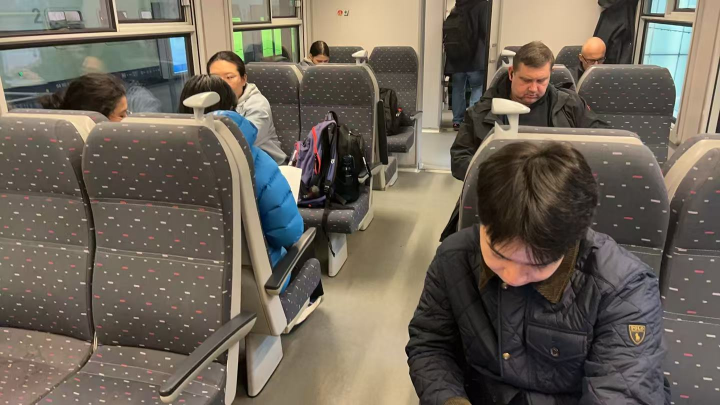
#> input picture 5.17ppt整理/02_图片素材/备用图片_插入photos/火车实验环境1.jpg, 1440 x 810 px, found by its file name (shown at 1/2 size)
$ python anon_train_images.py
#> lines starting #> are read from the running program, lines starting #| are printed output that depends on the picture
from pathlib import Path

from PIL import Image, ImageFilter


BASE = Path(__file__).resolve().parents[2]
SRC = BASE / "插入photos"
OUT = Path(__file__).resolve().parent / "images"


def blur_regions(src_name, out_name, boxes):
#> called with src_name = '火车实验环境1.jpg', out_name = 'c6_train_environment_1_anon.jpg'
    im = Image.open(SRC / src_name).convert("RGB")
#> im is the input picture: PIL image 1440x810 RGB; mean R, G, B 109.5, 100.8, 88.8
    for box in boxes:
        crop = im.crop(box)
        crop = crop.filter(ImageFilter.GaussianBlur(radius=42))
        crop = crop.filter(ImageFilter.GaussianBlur(radius=24))
        im.paste(crop, box)
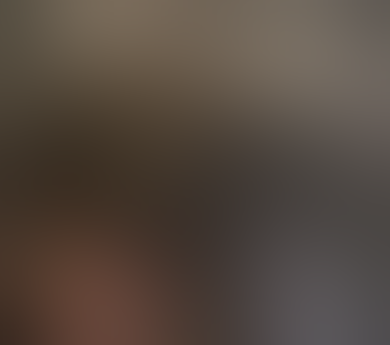
#> crop: PIL image 390x345 RGB; mean R, G, B 84.9, 73, 63.9
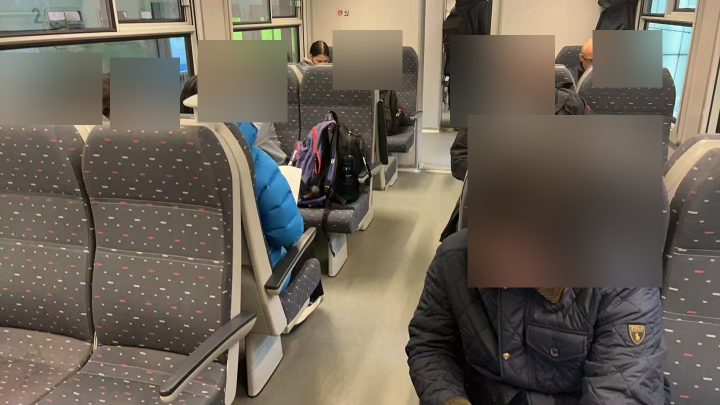
#> im: PIL image 1440x810 RGB (shown at 1/2 size); mean R, G, B 109.4, 100.9, 88.9
    dst = OUT / out_name
    im.save(dst, quality=92, optimize=True)
    print(f"{dst.name}: {im.size[0]}x{im.size[1]}, {dst.stat().st_size} bytes")
#| c6_train_environment_1_anon.jpg: 1440x810, 150305 bytes


blur_regions(
    "火车实验环境1.jpg",
    "c6_train_environment_1_anon.jpg",
    [
        (0, 105, 205, 250),
        (220, 115, 360, 260),
        (395, 80, 575, 245),
        (665, 60, 805, 180),
        (900, 70, 1110, 255),
        (1185, 60, 1325, 175),
        (935, 230, 1325, 575),
    ],
)

blur_regions(
    "火车实验环境2.jpg",
    "c6_train_environment_2_anon.jpg",
    [
        (235, 235, 610, 665),
        (1000, 125, 1385, 575),
    ],
)
#> call 2 of blur_regions, with src_name = '火车实验环境2.jpg', out_name = 'c6_train_environment_2_anon.jpg'
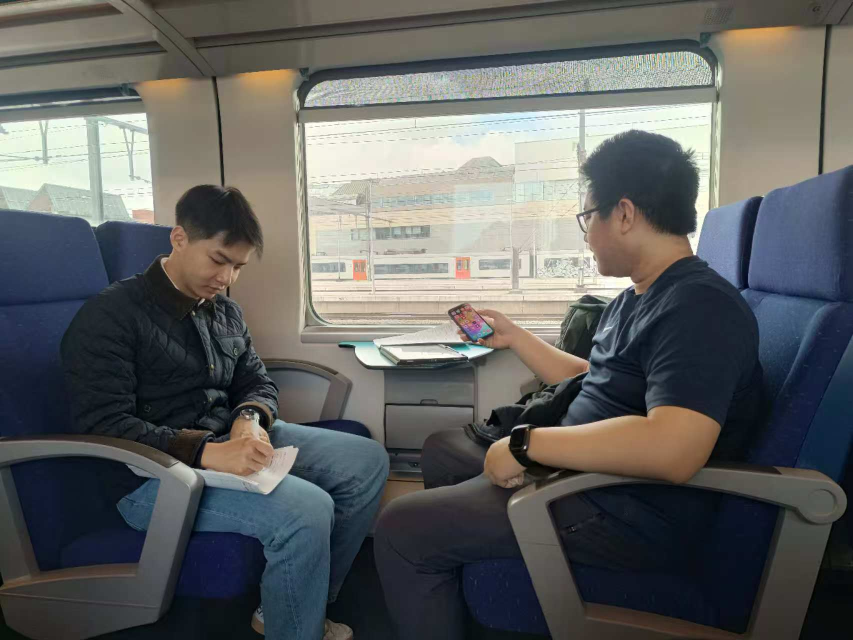
#> input picture 5.17ppt整理/02_图片素材/备用图片_插入photos/火车实验环境2.jpg, 1706 x 1280 px, found by its file name (shown at 1/2 size)
#> in blur_regions, im is the input picture: PIL image 1706x1280 RGB; mean R, G, B 95.3, 96.7, 95.8
#> the loop in blur_regions (call 2), `for box in boxes:` made 2 passes
#> pass 1, in blur_regions (call 2), `crop = im.crop(box)`:
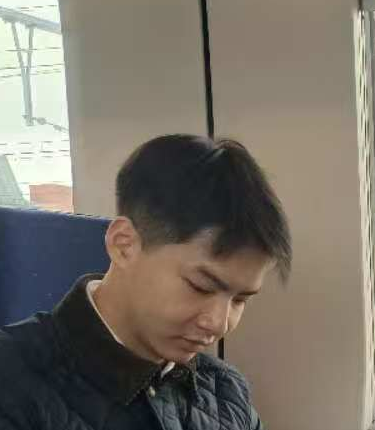
#> crop: PIL image 375x430 RGB; mean R, G, B 119.1, 112.2, 102.4
#> pass 1, in blur_regions (call 2), `crop = crop.filter(ImageFilter.GaussianBlur(radius=42))`:
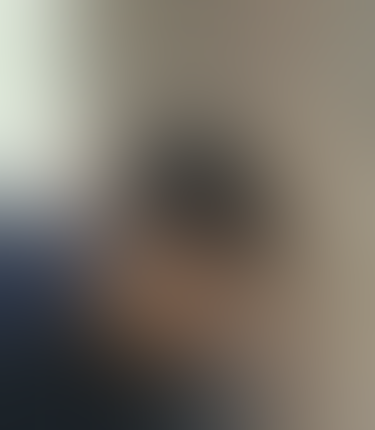
#> crop: PIL image 375x430 RGB; mean R, G, B 118.4, 111.9, 102.1
#> after the loop in blur_regions (call 2), `for box in boxes:`:
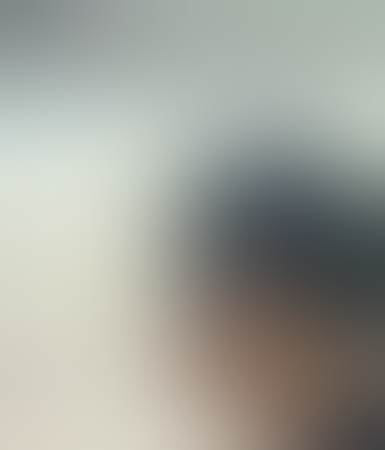
#> crop: PIL image 385x450 RGB; mean R, G, B 161.1, 162.5, 154.9
#> after the loop in blur_regions (call 2), `for box in boxes:`:
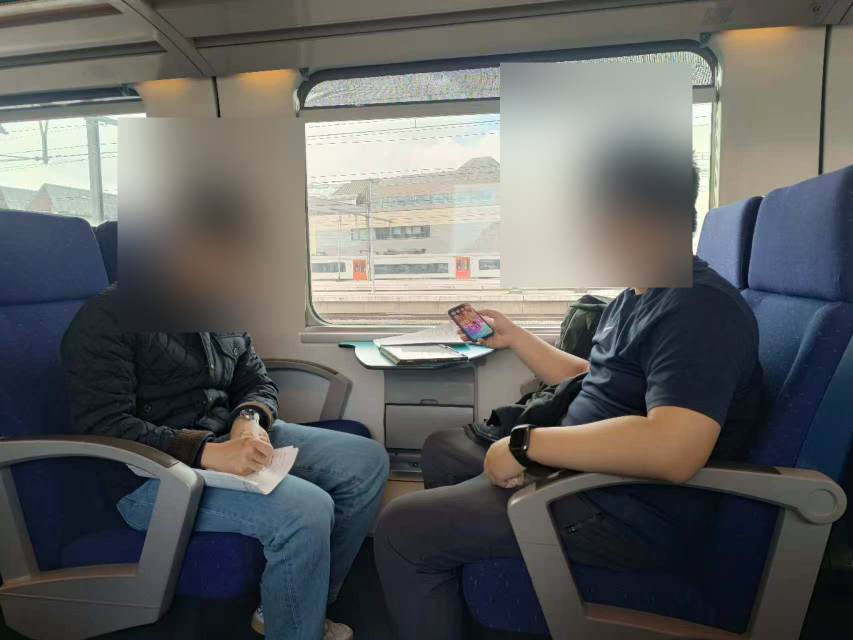
#> im: PIL image 1706x1280 RGB (shown at 1/2 size); mean R, G, B 95.3, 96.8, 95.8
#| c6_train_environment_2_anon.jpg: 1706x1280, 166880 bytes
